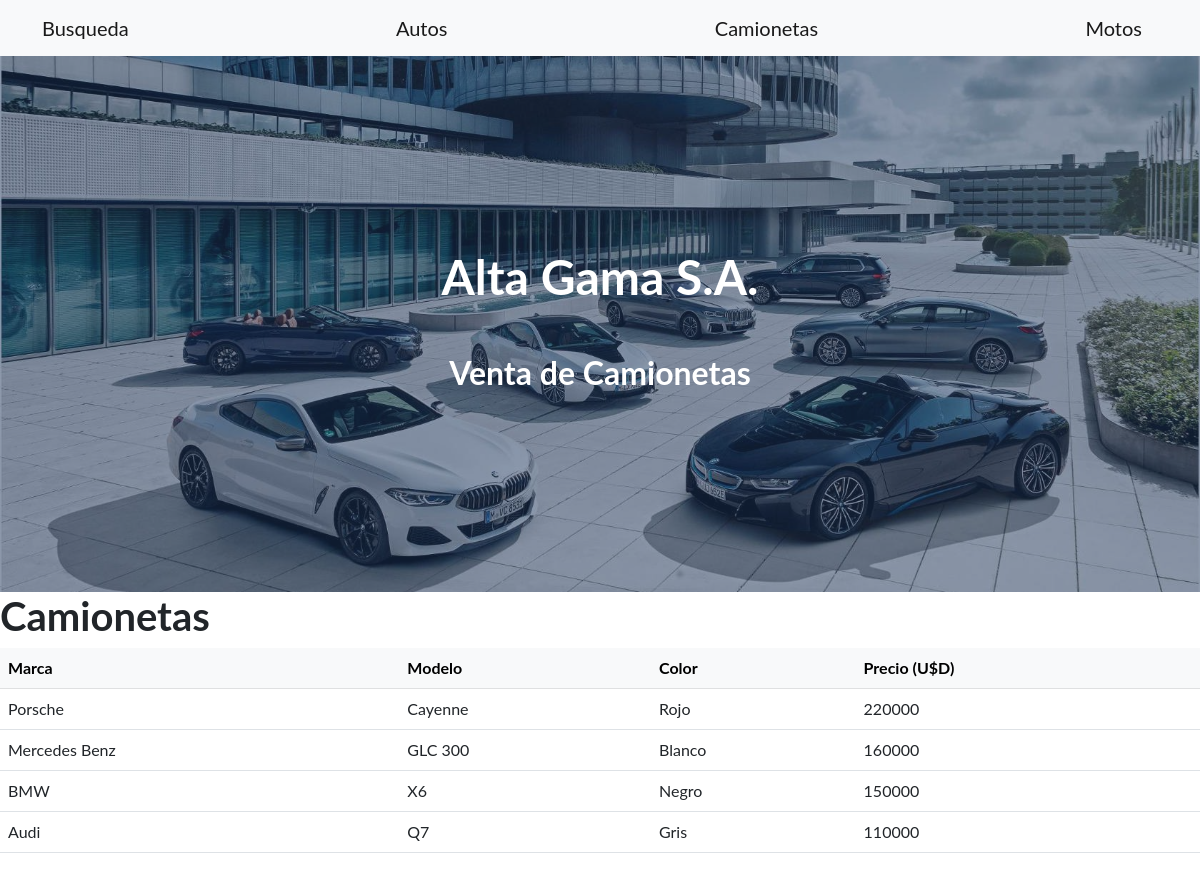
Screenshot of /camionetas/ with the database file from the repository.
### vehiculos/models.py (models this page shows, shortened)
class Camionetas(models.Model):
    marca = models.CharField(max_length=50)
    modelo = models.CharField(max_length=50)
    color = models.CharField(max_length=50)
    precio = models.IntegerField()
    class Meta:
        verbose_name = "Camioneta"
        verbose_name_plural = "Camionetas"
        ordering = ['-marca']

### vehiculos/views.py (the view)
# urls.py: path('camionetas/', camionetas, name="camionetas" ),
def camionetas(request):
    contexto = {'camionetas': Camionetas.objects.all() }
    return render(request, "vehiculos/camionetas.html", contexto)

### vehiculos/templates/vehiculos/camionetas.html
{% extends 'vehiculos/base.html' %}
{% load static %}
{% block titulo %}
    Venta de Camionetas
{% endblock titulo %}
{% block contenido %}
    <h1>Camionetas</h1>
    <table class="table">
        <thead class="table-light">
            <tr>
                <th>Marca</th>
                <th>Modelo</th>
                <th>Color</th>
                <th>Precio (U$D)</th>
            </tr>
    </thead>
    <tbody>
    {% for c in camionetas %}
            <tr>
                <td>{{ c.marca}}</td>
                <td>{{ c.modelo }}</td>
                <td>{{ c.color }}</td>
                <td>{{ c.precio }}</td>
            </tr>
    {% endfor %}
    </tbody>
</table>
{% endblock contenido %}

### rows the page displays
Camionetas: marca "Porsche", modelo "Cayenne", color "Rojo", precio "220000"
Camionetas: marca "Mercedes Benz", modelo "GLC 300", color "Blanco", precio "160000"
Camionetas: marca "BMW", modelo "X6", color "Negro", precio "150000"
Camionetas: marca "Audi", modelo "Q7", color "Gris", precio "110000"
